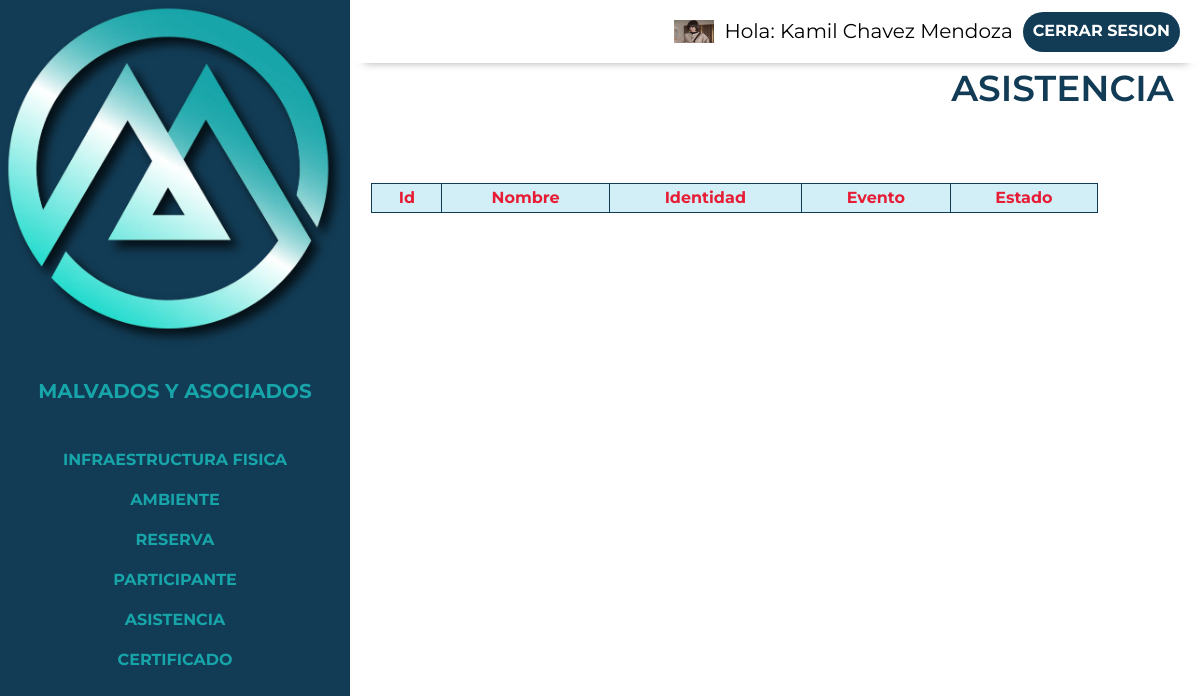
Before: /control/asistencia.php (signed in) with the older database file.
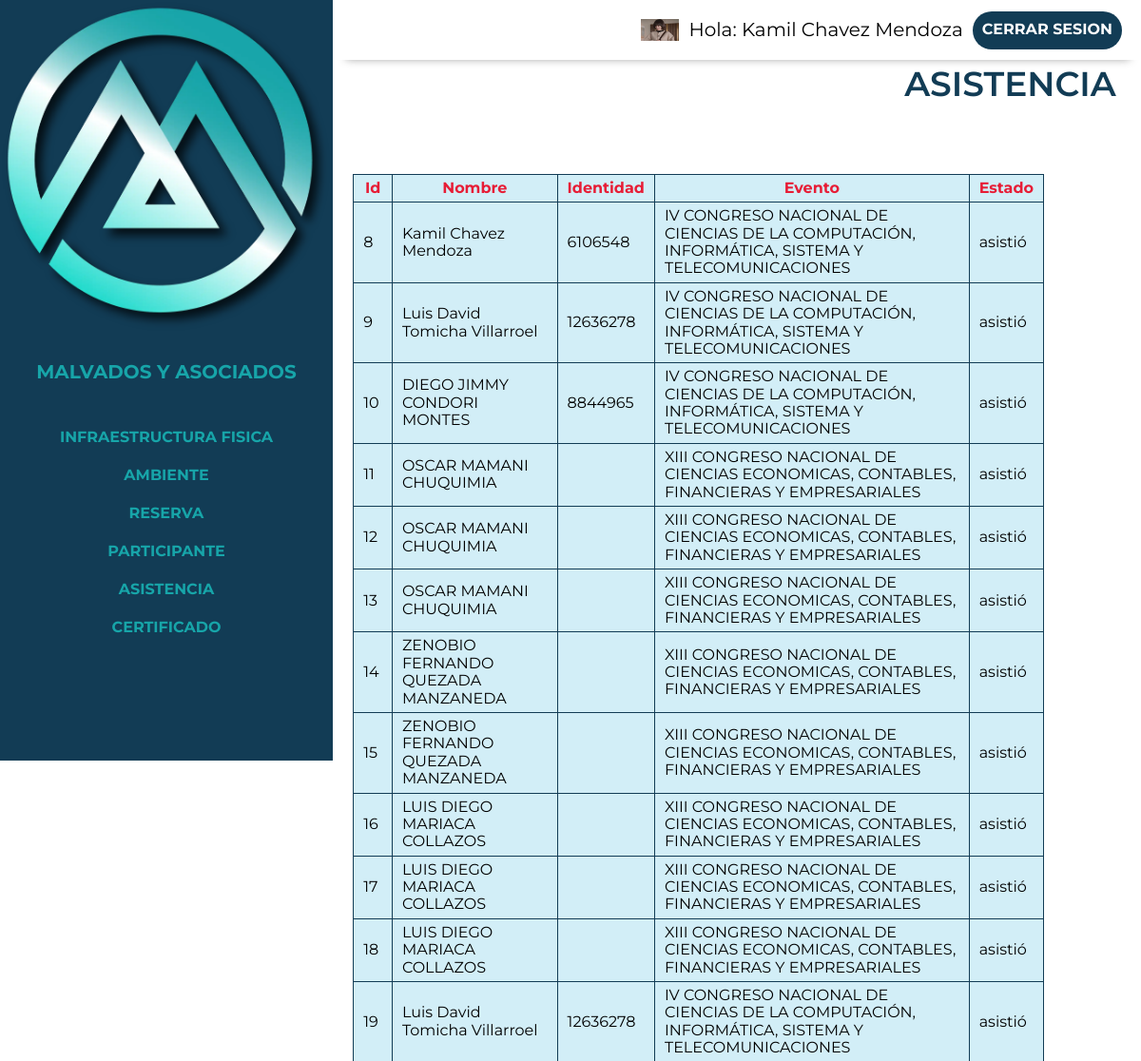
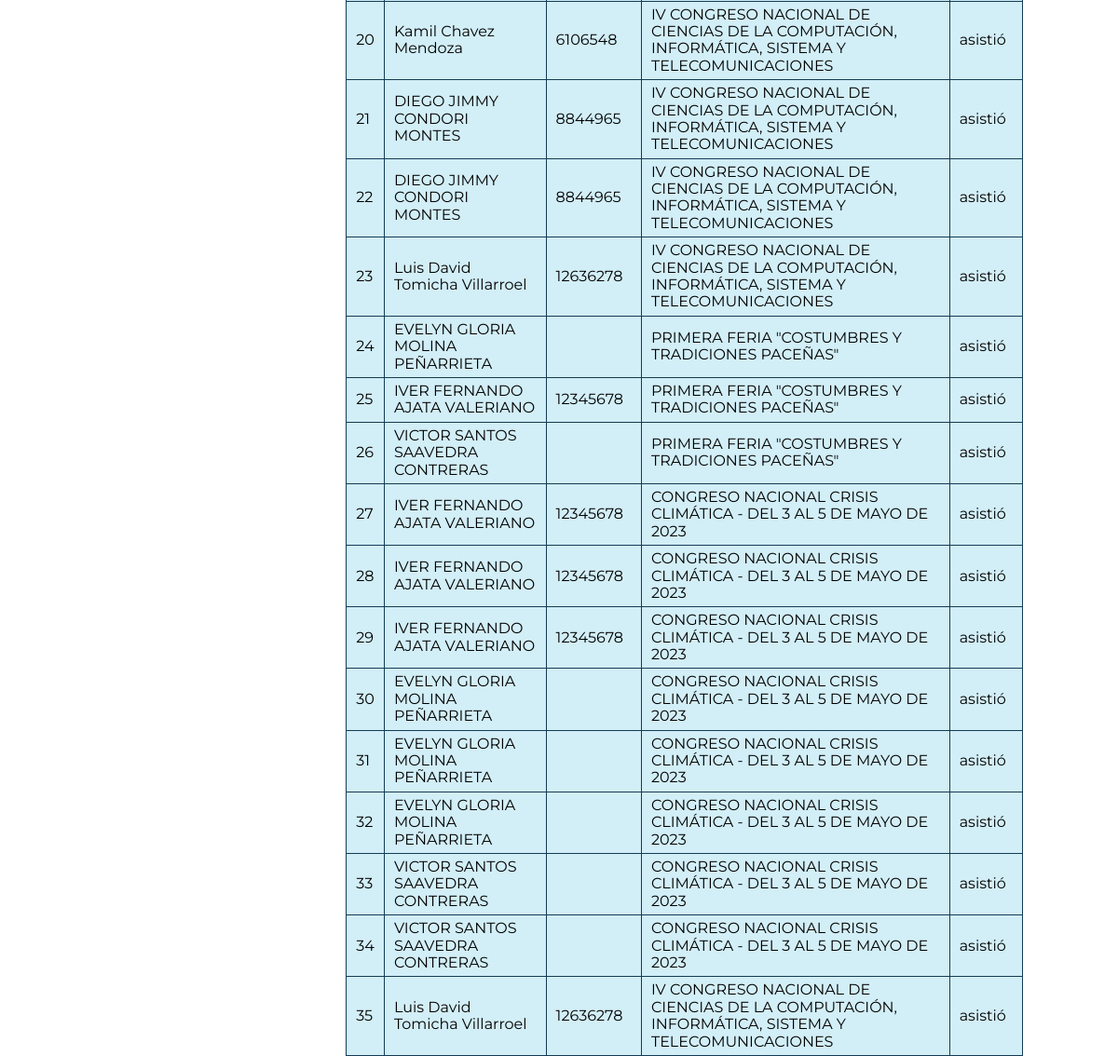
After: the same page with the newer database file (2 pictures, top to bottom).
### tables this page shows
CREATE TABLE `asistencia` (
  `id_asistencia` int(20) NOT NULL,
  `id_evento` int(20) NOT NULL,
  `id_usuario` int(11) NOT NULL,
  `fecha` date NOT NULL,
  `hora_entrada` time NOT NULL,
  `detalle_asistencia` text NOT NULL
);

CREATE TABLE `usuario` (
  `id_usuario` int(20) NOT NULL,
  `nombre` varchar(60) NOT NULL,
  `apPaterno` varchar(50) NOT NULL,
  `apMaterno` varchar(50) NOT NULL,
  `email` varchar(60) NOT NULL,
  `password` char(60) DEFAULT NULL,
  `estado` varchar(60) DEFAULT NULL,
  `identidad` varchar(60) NOT NULL,
  `foto` varchar(200) DEFAULT NULL,
  `usuario` varchar(50) DEFAULT NULL,
  `celular` varchar(20) DEFAULT NULL,
  `fechaRegistro` date DEFAULT NULL,
  `token` varchar(50) DEFAULT NULL
);

CREATE TABLE `evento` (
  `id_evento` int(20) NOT NULL,
  `fechaEvento` date DEFAULT NULL,
  `nombreEvento` varchar(225) NOT NULL,
  `Duracion` int(45) NOT NULL,
  `descripcion` longtext NOT NULL,
  `imagen` varchar(200) DEFAULT NULL,
  `id_ambiente` int(11) NOT NULL,
  `gratuito` varchar(2) DEFAULT 'no',
  `costo` decimal(10,0) DEFAULT NULL,
  `fechaFin` date DEFAULT NULL,
  `hora_ini` time NOT NULL,
  `hora_fin` time NOT NULL,
  `estado` varchar(60) NOT NULL
);

### control/asistencia.php (the view, shortened to what this page needs)
<?php require 'includes/header.php'?><?php
    include("../app/conexion.php");
        $sql="select *from asistencia";
        $resultado=mysqli_query($conectar, $sql);
?>
    <div class="contenedor">
    <div class="listar ">
        <h2 >Asistencia</h2>
    </div>
    <br/>
    <div class="tlis">
            <table  >
                <thead>
                    <tr>
                        <th data-titulo="Id:">Id</th>
                        <th data-titulo="Nombre:">Nombre</th>
                        <th data-titulo="Identidad:">Identidad</th>
                        <th data-titulo="Evento:">Evento</th>
                        <th data-titulo="Estado:">Estado</th>
                    </tr>
                </thead>
                <tbody>
                     <?php
                            while($filas=mysqli_fetch_assoc($resultado)){
                        ?>
                    <tr>
                            <?php
                            $i=$filas['id_usuario'];
                            $sql1="select *from usuario where id_usuario='".$i."'";
                            $res1=mysqli_query($conectar,$sql1);
                            $fil=mysqli_fetch_assoc($res1);
                            $i2=$filas['id_evento'];
                            $sql2="select *from evento where id_evento='".$i2."'";
                            $res2=mysqli_query($conectar,$sql2);
                            $fila=mysqli_fetch_assoc($res2);
                            ?>
                        <td data-titulo="Id:"><?php echo $filas['id_asistencia']?></td>
                        <td data-titulo="Nombre:"><?php echo $fil['nombre']." ".$fil['apPaterno']." ".$fil['apMaterno'];?></td>
                        <td data-titulo="Identidad:"><?php echo $fil['identidad']?></td>
                        <td data-titulo="Evento:"><?php echo $fila['nombreEvento']?></td>
                        <td data-titulo="Pago:"><?php echo $filas['detalle_asistencia']?></td>
                    </tr>
                    <?php
                    }
                    ?>
                </tbody>
            </table>
         </div>
    </div>
</div>
<?php require 'includes/footer.php' ?>

Changed rows visible on the page:
added asistencia: id_asistencia "8", id_usuario.nombre "Kamil", id_usuario.apPaterno "Chavez", id_usuario.apMaterno "Mendoza", id_usuario.identidad "6106548", id_evento.nombreEvento "IV CONGRESO NACIONAL DE CIENCIAS DE LA COMPUTACIÓN, INFORMÁTICA, SISTEMA Y TELECOMUNICACIONES", detalle_asistencia "asistió"
added asistencia: id_asistencia "9", id_usuario.nombre "Luis David", id_usuario.apPaterno "Tomicha", id_usuario.apMaterno "Villarroel", id_usuario.identidad "12636278", id_evento.nombreEvento "IV CONGRESO NACIONAL DE CIENCIAS DE LA COMPUTACIÓN, INFORMÁTICA, SISTEMA Y TELECOMUNICACIONES", detalle_asistencia "asistió"
added asistencia: id_asistencia "10", id_usuario.nombre "DIEGO JIMMY", id_usuario.apPaterno "CONDORI", id_usuario.apMaterno "MONTES", id_usuario.identidad "8844965", id_evento.nombreEvento "IV CONGRESO NACIONAL DE CIENCIAS DE LA COMPUTACIÓN, INFORMÁTICA, SISTEMA Y TELECOMUNICACIONES", detalle_asistencia "asistió"
added asistencia: id_asistencia "11", id_usuario.nombre "OSCAR", id_usuario.apPaterno "MAMANI", id_usuario.apMaterno "CHUQUIMIA", id_evento.nombreEvento "XIII CONGRESO NACIONAL DE CIENCIAS ECONOMICAS, CONTABLES, FINANCIERAS Y EMPRESARIALES", detalle_asistencia "asistió"
added asistencia: id_asistencia "12", id_usuario.nombre "OSCAR", id_usuario.apPaterno "MAMANI", id_usuario.apMaterno "CHUQUIMIA", id_evento.nombreEvento "XIII CONGRESO NACIONAL DE CIENCIAS ECONOMICAS, CONTABLES, FINANCIERAS Y EMPRESARIALES", detalle_asistencia "asistió"
added asistencia: id_asistencia "13", id_usuario.nombre "OSCAR", id_usuario.apPaterno "MAMANI", id_usuario.apMaterno "CHUQUIMIA", id_evento.nombreEvento "XIII CONGRESO NACIONAL DE CIENCIAS ECONOMICAS, CONTABLES, FINANCIERAS Y EMPRESARIALES", detalle_asistencia "asistió"
added asistencia: id_asistencia "14", id_usuario.nombre "ZENOBIO FERNANDO", id_usuario.apPaterno "QUEZADA", id_usuario.apMaterno "MANZANEDA", id_evento.nombreEvento "XIII CONGRESO NACIONAL DE CIENCIAS ECONOMICAS, CONTABLES, FINANCIERAS Y EMPRESARIALES", detalle_asistencia "asistió"
added asistencia: id_asistencia "15", id_usuario.nombre "ZENOBIO FERNANDO", id_usuario.apPaterno "QUEZADA", id_usuario.apMaterno "MANZANEDA", id_evento.nombreEvento "XIII CONGRESO NACIONAL DE CIENCIAS ECONOMICAS, CONTABLES, FINANCIERAS Y EMPRESARIALES", detalle_asistencia "asistió"
added asistencia: id_asistencia "16", id_usuario.nombre "LUIS DIEGO", id_usuario.apPaterno "MARIACA", id_usuario.apMaterno "COLLAZOS", id_evento.nombreEvento "XIII CONGRESO NACIONAL DE CIENCIAS ECONOMICAS, CONTABLES, FINANCIERAS Y EMPRESARIALES", detalle_asistencia "asistió"
added asistencia: id_asistencia "17", id_usuario.nombre "LUIS DIEGO", id_usuario.apPaterno "MARIACA", id_usuario.apMaterno "COLLAZOS", id_evento.nombreEvento "XIII CONGRESO NACIONAL DE CIENCIAS ECONOMICAS, CONTABLES, FINANCIERAS Y EMPRESARIALES", detalle_asistencia "asistió"
added asistencia: id_asistencia "18", id_usuario.nombre "LUIS DIEGO", id_usuario.apPaterno "MARIACA", id_usuario.apMaterno "COLLAZOS", id_evento.nombreEvento "XIII CONGRESO NACIONAL DE CIENCIAS ECONOMICAS, CONTABLES, FINANCIERAS Y EMPRESARIALES", detalle_asistencia "asistió"
added asistencia: id_asistencia "19", id_usuario.nombre "Luis David", id_usuario.apPaterno "Tomicha", id_usuario.apMaterno "Villarroel", id_usuario.identidad "12636278", id_evento.nombreEvento "IV CONGRESO NACIONAL DE CIENCIAS DE LA COMPUTACIÓN, INFORMÁTICA, SISTEMA Y TELECOMUNICACIONES", detalle_asistencia "asistió"
added asistencia: id_asistencia "20", id_usuario.nombre "Kamil", id_usuario.apPaterno "Chavez", id_usuario.apMaterno "Mendoza", id_usuario.identidad "6106548", id_evento.nombreEvento "IV CONGRESO NACIONAL DE CIENCIAS DE LA COMPUTACIÓN, INFORMÁTICA, SISTEMA Y TELECOMUNICACIONES", detalle_asistencia "asistió"
added asistencia: id_asistencia "21", id_usuario.nombre "DIEGO JIMMY", id_usuario.apPaterno "CONDORI", id_usuario.apMaterno "MONTES", id_usuario.identidad "8844965", id_evento.nombreEvento "IV CONGRESO NACIONAL DE CIENCIAS DE LA COMPUTACIÓN, INFORMÁTICA, SISTEMA Y TELECOMUNICACIONES", detalle_asistencia "asistió"
added asistencia: id_asistencia "22", id_usuario.nombre "DIEGO JIMMY", id_usuario.apPaterno "CONDORI", id_usuario.apMaterno "MONTES", id_usuario.identidad "8844965", id_evento.nombreEvento "IV CONGRESO NACIONAL DE CIENCIAS DE LA COMPUTACIÓN, INFORMÁTICA, SISTEMA Y TELECOMUNICACIONES", detalle_asistencia "asistió"
added asistencia: id_asistencia "23", id_usuario.nombre "Luis David", id_usuario.apPaterno "Tomicha", id_usuario.apMaterno "Villarroel", id_usuario.identidad "12636278", id_evento.nombreEvento "IV CONGRESO NACIONAL DE CIENCIAS DE LA COMPUTACIÓN, INFORMÁTICA, SISTEMA Y TELECOMUNICACIONES", detalle_asistencia "asistió"
added asistencia: id_asistencia "24", id_usuario.nombre "EVELYN GLORIA", id_usuario.apPaterno "MOLINA", id_usuario.apMaterno "PEÑARRIETA", id_evento.nombreEvento "PRIMERA FERIA \"COSTUMBRES Y TRADICIONES PACEÑAS\"", detalle_asistencia "asistió"
added asistencia: id_asistencia "25", id_usuario.nombre "IVER FERNANDO", id_usuario.apPaterno "AJATA", id_usuario.apMaterno "VALERIANO", id_usuario.identidad "12345678", id_evento.nombreEvento "PRIMERA FERIA \"COSTUMBRES Y TRADICIONES PACEÑAS\"", detalle_asistencia "asistió"
added asistencia: id_asistencia "26", id_usuario.nombre "VICTOR SANTOS", id_usuario.apPaterno "SAAVEDRA", id_usuario.apMaterno "CONTRERAS", id_evento.nombreEvento "PRIMERA FERIA \"COSTUMBRES Y TRADICIONES PACEÑAS\"", detalle_asistencia "asistió"
added asistencia: id_asistencia "27", id_usuario.nombre "IVER FERNANDO", id_usuario.apPaterno "AJATA", id_usuario.apMaterno "VALERIANO", id_usuario.identidad "12345678", id_evento.nombreEvento "CONGRESO NACIONAL CRISIS CLIMÁTICA - DEL 3 AL 5 DE MAYO DE 2023", detalle_asistencia "asistió"
added asistencia: id_asistencia "28", id_usuario.nombre "IVER FERNANDO", id_usuario.apPaterno "AJATA", id_usuario.apMaterno "VALERIANO", id_usuario.identidad "12345678", id_evento.nombreEvento "CONGRESO NACIONAL CRISIS CLIMÁTICA - DEL 3 AL 5 DE MAYO DE 2023", detalle_asistencia "asistió"
added asistencia: id_asistencia "29", id_usuario.nombre "IVER FERNANDO", id_usuario.apPaterno "AJATA", id_usuario.apMaterno "VALERIANO", id_usuario.identidad "12345678", id_evento.nombreEvento "CONGRESO NACIONAL CRISIS CLIMÁTICA - DEL 3 AL 5 DE MAYO DE 2023", detalle_asistencia "asistió"
added asistencia: id_asistencia "30", id_usuario.nombre "EVELYN GLORIA", id_usuario.apPaterno "MOLINA", id_usuario.apMaterno "PEÑARRIETA", id_evento.nombreEvento "CONGRESO NACIONAL CRISIS CLIMÁTICA - DEL 3 AL 5 DE MAYO DE 2023", detalle_asistencia "asistió"
added asistencia: id_asistencia "31", id_usuario.nombre "EVELYN GLORIA", id_usuario.apPaterno "MOLINA", id_usuario.apMaterno "PEÑARRIETA", id_evento.nombreEvento "CONGRESO NACIONAL CRISIS CLIMÁTICA - DEL 3 AL 5 DE MAYO DE 2023", detalle_asistencia "asistió"
added asistencia: id_asistencia "32", id_usuario.nombre "EVELYN GLORIA", id_usuario.apPaterno "MOLINA", id_usuario.apMaterno "PEÑARRIETA", id_evento.nombreEvento "CONGRESO NACIONAL CRISIS CLIMÁTICA - DEL 3 AL 5 DE MAYO DE 2023", detalle_asistencia "asistió"
added asistencia: id_asistencia "33", id_usuario.nombre "VICTOR SANTOS", id_usuario.apPaterno "SAAVEDRA", id_usuario.apMaterno "CONTRERAS", id_evento.nombreEvento "CONGRESO NACIONAL CRISIS CLIMÁTICA - DEL 3 AL 5 DE MAYO DE 2023", detalle_asistencia "asistió"
added asistencia: id_asistencia "34", id_usuario.nombre "VICTOR SANTOS", id_usuario.apPaterno "SAAVEDRA", id_usuario.apMaterno "CONTRERAS", id_evento.nombreEvento "CONGRESO NACIONAL CRISIS CLIMÁTICA - DEL 3 AL 5 DE MAYO DE 2023", detalle_asistencia "asistió"
added asistencia: id_asistencia "35", id_usuario.nombre "Luis David", id_usuario.apPaterno "Tomicha", id_usuario.apMaterno "Villarroel", id_usuario.identidad "12636278", id_evento.nombreEvento "IV CONGRESO NACIONAL DE CIENCIAS DE LA COMPUTACIÓN, INFORMÁTICA, SISTEMA Y TELECOMUNICACIONES", detalle_asistencia "asistió"
